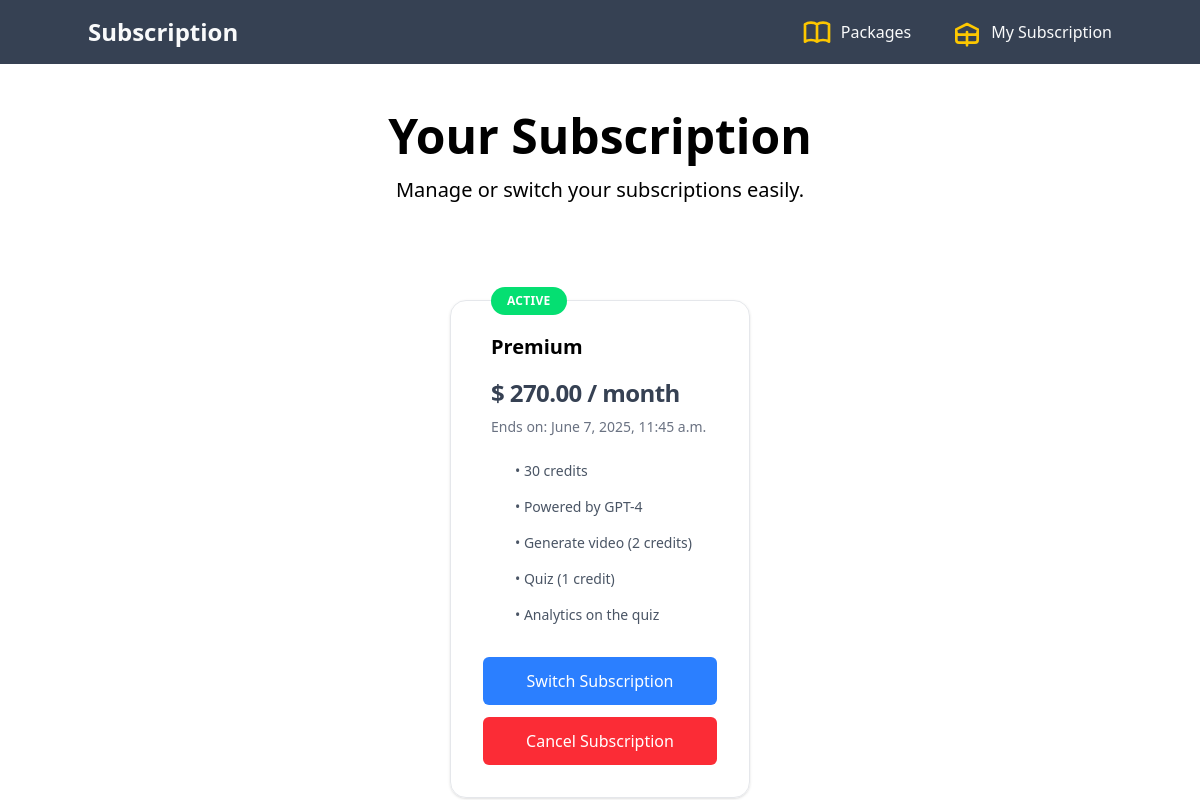
The page /package/my-subscription (signed in) on the database as committed earlier.
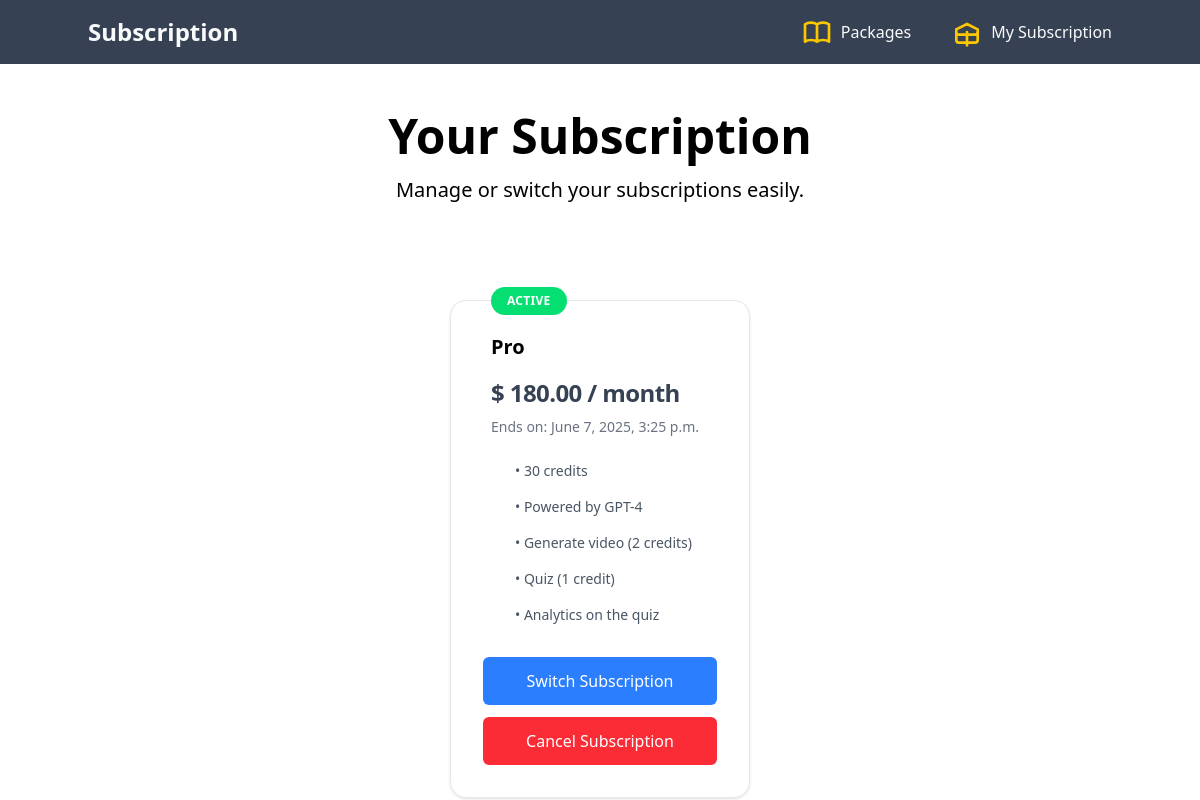
The same page on the database as committed later.
### subscription/models.py (models this page shows, shortened)
class Subscription(models.Model):
    user = models.ForeignKey(User, on_delete=models.CASCADE, related_name='subscription_user')
    package = models.ForeignKey(Package, on_delete=models.CASCADE, related_name='subscription_package')
    start_date = models.DateTimeField(auto_now_add=True)
    end_date = models.DateTimeField(blank=True, null=True)
    stripe_subscription_id = models.CharField(max_length=100, blank=True)
    is_active = models.BooleanField(default=False)

class Package(models.Model):
    name = models.CharField(max_length=255, blank=True, null=True)
    price = models.DecimalField(max_digits=10, decimal_places=2, default=0)
    description = models.TextField(blank=True, null=True)
    interval = models.CharField(max_length=10, choices=SUBSCRIPTION_TYPE, default='month')
    stripe_product_id = models.CharField(max_length=100, blank=True)
    stripe_price_id = models.CharField(max_length=100, blank=True)
    discount = models.DecimalField(help_text='Set discount percentages.',max_digits=10, decimal_places=2, default=0)
    discount_price = models.DecimalField(max_digits=10, decimal_places=2, default=0)
    is_active = models.BooleanField(default=True)

### subscription/views.py (the view)
# urls.py: path('my-subscription', views.my_subscription, name='my-subscription')
def my_subscription(request):
    user = request.user
    subscription = Subscription.objects.filter(user=user, is_active=True)
    context = {
        'subscriptions': subscription
    }
    return render(request, 'subscription/my_subscription.html', context=context)

### templates/subscription/my_subscription.html (shortened to what this page needs)
{% extends 'base.html' %}
{% load static %}
{% block body %}
<div class="">
    <div>
        <h2 class="text-3xl font-bold text-center mt-12 sm:text-5xl">Your Subscription</h2>
        <p class="max-w-3xl mx-auto mt-4 text-xl text-center">Manage or switch your subscriptions easily.</p>
    </div>
    <div class="flex flex-row justify-center items-center flex-wrap mt-24 w-full">
        {% for subscription in subscriptions %}
        <div class="relative p-8 border border-gray-200 rounded-2xl shadow-sm flex flex-col w-1/4">
            <div class="flex-1 px-2">
                <h3 class="text-xl font-semibold">{{ subscription.package.name }}</h3>
                <p
                    class="absolute top-0 py-1.5 px-4 bg-green-400 text-white rounded-full text-xs font-semibold uppercase tracking-wide transform -translate-y-1/2">
                    Active
                </p>
                <p class="mt-4 text-2xl font-semibold tracking-tight text-gray-700">$ {{ subscription.package.discount_price }} / {{ subscription.package.interval }}</p>
                <p class="mt-2 text-sm text-gray-500">Ends on: {{ subscription.end_date|date:"F j, Y, g:i a" }}</p>
                <ul role="list" class="mt-6 space-y-4 text-sm text-gray-600 pl-6">
                    <li>• 30 credits</li>
                    <li>• Powered by GPT-4</li>
                    <li>• Generate video (2 credits)</li>
                    <li>• Quiz (1 credit)</li>
                    <li>• Analytics on the quiz</li>
                </ul>
            </div>
            <div class="mt-8 space-y-3">
                <a href="{% url 'package' %}"
                    class="block w-full py-3 px-6 text-center font-medium text-white bg-blue-500 hover:bg-blue-600 rounded-md">
                    Switch Subscription
                </a>
                <form method="post" action="{% url 'cancel_subscription' subscription.id %}">
                    <button type="submit"
                        class="block w-full py-3 px-6 text-center font-medium text-white bg-red-500 hover:bg-red-600 rounded-md">
                        Cancel Subscription
                    </button>
                </form>
            </div>
        </div>
        {% empty %}
        <p class="col-span-full text-center text-gray-600">You have no active subscriptions.</p>
        {% endfor %}
    </div>
</div>
{% endblock %}

### templates/base.html (shortened to what this page needs)
<!DOCTYPE html>
{% load static %}
<html lang="en">
    <head>
        <script src="https://cdn.jsdelivr.net/npm/@tailwindcss/browser@4"></script>
    </head>
    <body>
        <header>
            <nav class="bg-gray-700">
                <div class="container mx-auto py-4 flex justify-between items-center">
                    <a href="{% url 'package' %}" class="text-2xl font-bold text-gray-50">Subscription</a>
                    <div class="flex space-x-10">
                        <div class="flex items-center space-x-2">
                            <span>
                            </span>
                            <a href="{% url 'package' %}">
                                <span class="text-gray-50">Packages</span>
                            </a>
                        </div>
                        <div class="flex items-center space-x-2">
                            <span>
                                <svg xmlns="http://www.w3.org/2000/svg" class="h-8 w-8 text-yellow-400" fill="none" viewBox="0 0 24 24" stroke="currentColor">
                                    <path stroke-linecap="round" stroke-linejoin="round" stroke-width="2"
                                        d="M20 12v6a2 2 0 01-2 2H6a2 2 0 01-2-2v-6M4 10l8-4 8 4M4 10v2a2 2 0 002 2h12a2 2 0 002-2v-2M12 22V12" />
                                </svg>
                            </span>
                            <a href="{% url 'my-subscription' %}">
                                <span class="text-gray-50">My Subscription</span>
                            </a>
                        </div>
                    </div>
                </div>
            </nav>
        </header>
        {% block body %}{% endblock %}
    </body>
</html>

Rows that differ between the two databases and show on the page:
removed Subscription: package.name "Premium", package.discount_price "270.00", package.interval "month", end_date "June 7, 2025, 11:45 a.m."
added Subscription: package.name "Pro", package.discount_price "180.00", package.interval "month", end_date "June 7, 2025, 3:25 p.m."
